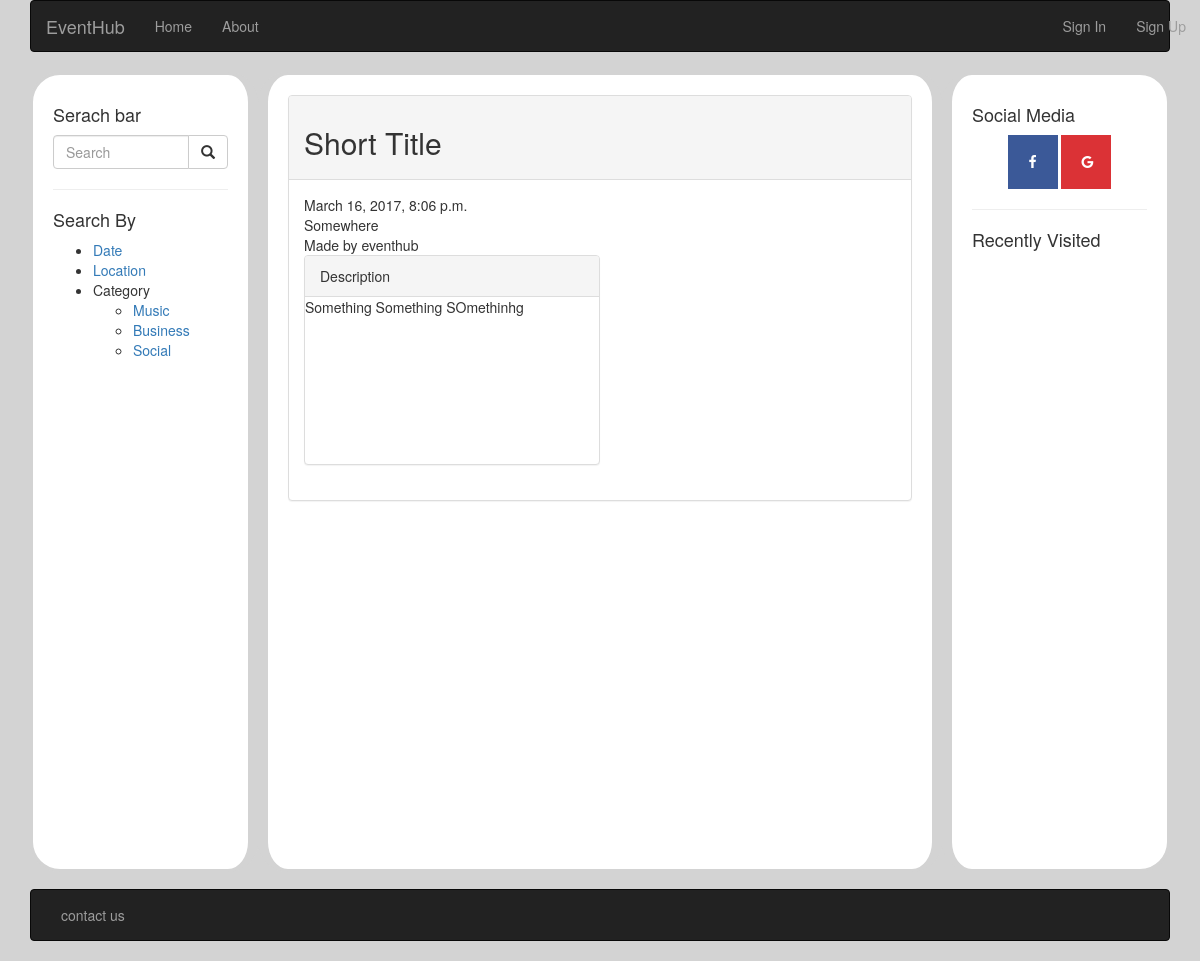
Page /eventhub/event/1/ on the committed database.
### eventhub/models.py (models this page shows, shortened)
class Event(models.Model):
    category = models.CharField(max_length = 32)
    title = models.CharField(max_length = 256)
    loc = models.CharField(max_length = 128)
    pos = models.CharField(max_length = 128)
    creator = models.ForeignKey(User)
    datetime = models.DateTimeField()
    desc = models.CharField(max_length = 1024, null = True)

### eventhub/views.py (the view)
# urls.py: url(r'event/(?P<eventID>[\w\-]+)/$', views.event, name='event'),
def event(request, eventID):
    active = ["","","","","","",""]
    e = Event.objects.get(id=eventID)
    p = e.pos.split(',')
    pos = 'https://www.google.com/maps/embed/v1/place?q='+p[0]+'%2C'+p[1]+'&key=AIzaSyAk67VAOhMC_8HSXADhnLSoFN1Al8b_tGU'
    return render(request, 'eventhub/event.html', context={'event': e, 'active':active, 'pos':pos})

### templates/eventhub/event.html (shortened to what this page needs)
{% extends 'eventhub/base.html' %}
{% load staticfiles %}
{% block body_block %}
<div class="panel panel-default">
	{% if event %}
		<div class="panel-heading"><h2>{{ event.title }}</h2></div>
		<div class="panel-body">
		<div id="map" style="float: right;"><iframe width="300" height="250" frameborder="0" style="border:0" src="{{pos}}" allowfullscreen></iframe></div>
    {{ event.datetime }}<br/>
  	{{ event.loc }}<br/>
		Made by {{ event.creator }}<br/>
		<div class="panel panel-default" style="width: 50%; height: 15em;">
		<div class="panel-heading">Description</div>
		{{ event.desc }}
		</div>
		 {% else %} <strong>There is  no such event.</strong>
		 {% endif %}
	 </div>
</div>
{% endblock %}

### static/css/style.css (style rules this page uses)
body { background-color: #D3D3D3; }

### rows in the picture
Event: title "Short Title", datetime "March 16, 2017, 8:06 p.m.", loc "Somewhere", creator "eventhub", desc "Something Something SOmethinhg"
